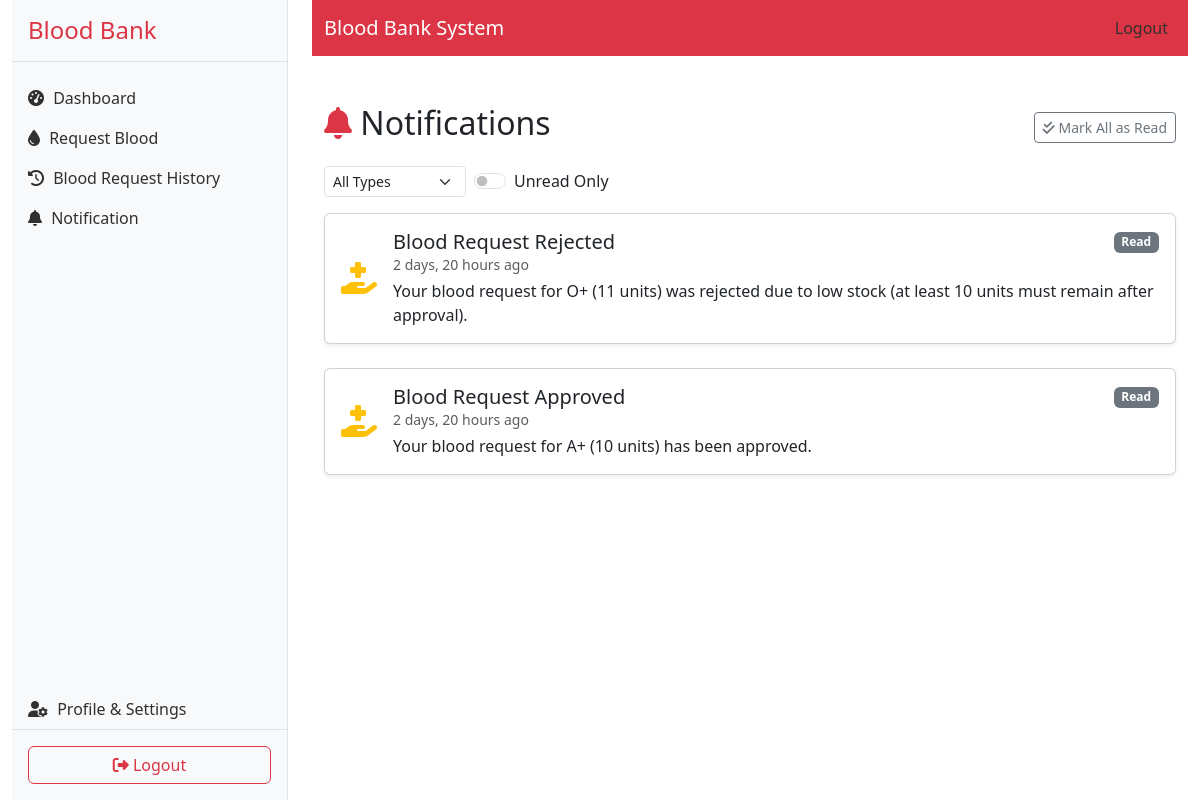
The page /notifications/ (signed in) on the database its author committed.
### account/models.py (models this page shows, shortened)
class Notification(models.Model):
    NOTIF_TYPE_CHOICES = [
        ('donation', 'Donation'),
        ('appointment', 'Appointment'),
        ('blood_request', 'Blood Request'),
        ('system', 'System'),
    ]
    user = models.ForeignKey('User', on_delete=models.CASCADE)
    title = models.CharField(max_length=100)
    message = models.TextField()
    timestamp = models.DateTimeField(auto_now_add=True)
    type = models.CharField(max_length=20, choices=NOTIF_TYPE_CHOICES)
    read = models.BooleanField(default=False)

### account/views.py (the view)
# urls.py: path('notifications/', views.notifications, name='notifications'),
@login_required
def notifications(request):
    user = request.user
    notif_type = request.GET.get('type', 'all')
    show_unread = request.GET.get('unread', '0') == '1'
    notifs = Notification.objects.filter(user=user)
    if notif_type != 'all':
        notifs = notifs.filter(type=notif_type)
    if show_unread:
        notifs = notifs.filter(read=False)
    notifs = notifs.order_by('-timestamp')
    if request.method == 'POST' and 'mark_all_read' in request.POST:
        notifs.update(read=True)
        messages.success(request, 'All notifications marked as read.')
        return redirect('notifications')
    context = {
        'notifications': notifs,
        'notif_type': notif_type,
        'show_unread': show_unread,
    }
    return render(request, 'account/notifications.html', context)

### templates/account/notifications.html (shortened to what this page needs)
{% extends 'base.html' %}
{% block content %}
<div class="container py-4">
    <div class="d-flex justify-content-between align-items-center mb-3">
        <h2><i class="fas fa-bell text-danger"></i> Notifications</h2>
        <form method="post" class="mb-0">
            <button type="submit" name="mark_all_read" class="btn btn-outline-secondary btn-sm"><i class="fas fa-check-double"></i> Mark All as Read</button>
        </form>
    </div>
    <div class="mb-3">
        <form method="get" class="row g-2 align-items-center">
            <div class="col-auto">
                <select name="type" class="form-select form-select-sm" onchange="this.form.submit()">
                    <option value="all" {% if notif_type == 'all' %}selected{% endif %}>All Types</option>
                </select>
            </div>
            <div class="col-auto">
                <div class="form-check form-switch">
                    <input class="form-check-input" type="checkbox" name="unread" value="1" id="unreadSwitch" onchange="this.form.submit()" {% if show_unread %}checked{% endif %}>
                    <label class="form-check-label" for="unreadSwitch">Unread Only</label>
                </div>
            </div>
        </form>
    </div>
    {% if notifications %}
        <div class="row g-3">
            {% for notif in notifications %}
                <div class="col-12">
                    <div class="card mb-2 shadow-sm {% if not notif.read %}border-danger{% endif %}">
                        <div class="card-body d-flex align-items-center">
                            <div class="me-3">
                                {% if notif.type == 'donation' %}
                                    <i class="fas fa-tint fa-2x text-danger"></i>
                                {% elif notif.type == 'appointment' %}
                                    <i class="fas fa-calendar-check fa-2x text-primary"></i>
                                {% elif notif.type == 'blood_request' %}
                                    <i class="fas fa-hand-holding-medical fa-2x text-warning"></i>
                                {% elif notif.type == 'system' %}
                                    <i class="fas fa-bullhorn fa-2x text-secondary"></i>
                                {% else %}
                                    <i class="fas fa-bell fa-2x text-info"></i>
                                {% endif %}
                            </div>
                            <div class="flex-grow-1">
                                <div class="d-flex justify-content-between align-items-center">
                                    <h5 class="card-title mb-0 {% if not notif.read %}fw-bold text-danger{% endif %}">{{ notif.title }}</h5>
                                    <span class="badge {% if notif.read %}bg-secondary{% else %}bg-danger{% endif %}">{% if notif.read %}Read{% else %}Unread{% endif %}</span>
                                </div>
                                <p class="mb-1 small text-muted" title="{{ notif.timestamp|date:'Y-m-d H:i' }}">{{ notif.timestamp|timesince }} ago</p>
                                <p class="mb-0">{{ notif.message }}</p>
                            </div>
                        </div>
                    </div>
                </div>
            {% endfor %}
        </div>
    {% else %}
        <div class="alert alert-info text-center mt-5">
            <i class="fas fa-info-circle fa-2x mb-2"></i><br>
            No notifications yet.
        </div>
    {% endif %}
</div>
{% endblock %}

### rows shown on the page
Notification: type "blood_request" (drawn), title "Blood Request Rejected", read "Read", timestamp "2 days, 20 hours", message "Your blood request for O+ (11 units) was rejected due to low stock (at least 10 units must remain after approval)."
Notification: type "blood_request" (drawn), title "Blood Request Approved", read "Read", timestamp "2 days, 20 hours", message "Your blood request for A+ (10 units) has been approved."
